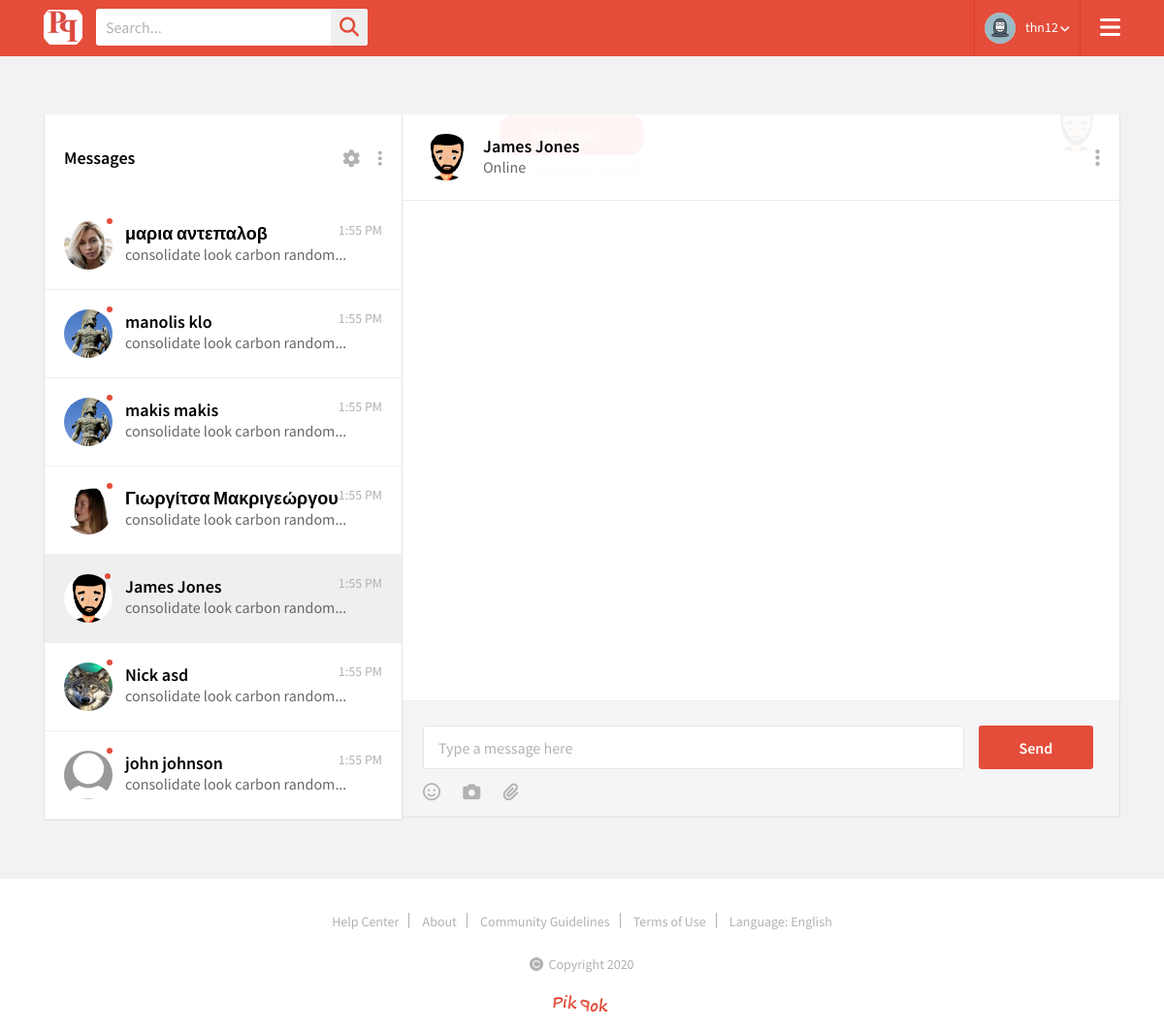
The app's page /messages.php?receiver_id=50 (signed in), older data.
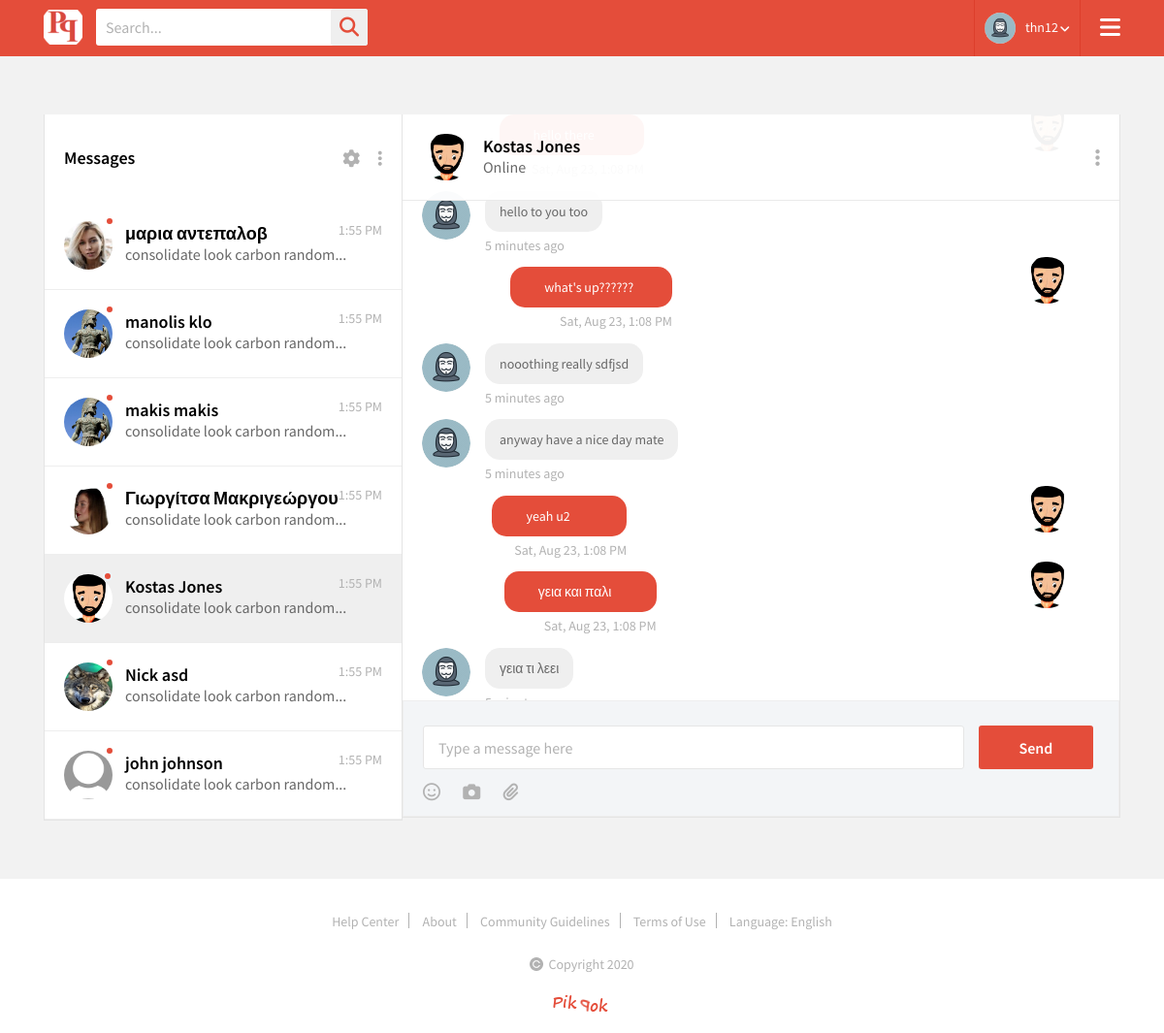
The same page, newer data.
### tables this page shows
CREATE TABLE `members` (
  `username` varchar(100) NOT NULL,
  `password` mediumtext NOT NULL,
  `fname` varchar(100) NOT NULL,
  `lname` varchar(100) NOT NULL,
  `email` varchar(100) NOT NULL,
  `date_of_registration` date NOT NULL,
  `id` int(30) NOT NULL,
  `sex` tinyint(1) DEFAULT NULL,
  `date_of_birth` date DEFAULT NULL,
  `profile_pic` varchar(100) DEFAULT NULL,
  `picture_path` varchar(100) DEFAULT NULL,
  `bio` text DEFAULT NULL
);

CREATE TABLE `chat_message` (
  `chat_message_id` int(11) NOT NULL,
  `by_user_id` int(11) NOT NULL,
  `to_user_id` int(11) NOT NULL,
  `message` text NOT NULL,
  `time_sent` datetime NOT NULL,
  `status` enum('read','unread') NOT NULL DEFAULT 'unread'
);

### messages.php (the view, shortened to what the changed rows need)
<?php
require('db/db.php');
$uname = ($_SESSION['username']);
$query_users = "SELECT * FROM members WHERE username <> '$uname' LIMIT 7";
$result_users = mysqli_query($con, $query_users);
if (isset($_GET['receiver_id'])) {
 	$receiver_id = $_REQUEST['receiver_id'];
}
$query_uid = mysqli_query($con, "SELECT id FROM members WHERE username = '$uname' LIMIT 1");
$row_uid = mysqli_fetch_array($query_uid);
$sender_id = $row_uid[0];
$query_sender_rows = mysqli_query($con, "SELECT * FROM members WHERE id='$sender_id'");
$sender_row = mysqli_fetch_array($query_sender_rows);
$query_receiver_rows = mysqli_query($con, "SELECT * FROM members WHERE id='$receiver_id'");
$receiver_row = mysqli_fetch_array($query_receiver_rows);
?>
<!DOCTYPE html>
<html>
<head>
	<link rel="stylesheet" type="text/css" href="css/animate.css">
	<link rel="stylesheet" type="text/css" href="css/bootstrap.min.css">
	<link rel="stylesheet" type="text/css" href="css/flatpickr.min.css">
	<link rel="stylesheet" type="text/css" href="lib/slick/slick.css">
	<link rel="stylesheet" type="text/css" href="css/jquery.mCustomScrollbar.min.css">
	<link rel="stylesheet" type="text/css" href="lib/slick/slick-theme.css">
	<link rel="stylesheet" type="text/css" href="css/style.css">
	<link rel="stylesheet" type="text/css" href="css/responsive.css">
</head>
<body oncontextmenu="return false;">
	<div class="wrapper">
		<section class="messages-page">
			<div class="container">
				<div class="messages-sec">
					<div class="row">
						<div class="col-lg-4 col-md-12 no-pdd">
							<div class="msgs-list">
								<form action="messages.php" action="get" id="k">
								<div class="messages-list">
									<ul>
										<?php while ($row_users = mysqli_fetch_array($result_users)) {
										echo '
										<a onclick="userDetails('.$row_users['id'].');" href="messages.php?receiver_id='.$row_users['id'].'">
										<li class="btns'; if($receiver_id==$row_users['id']) echo ' active"';
										echo ' onclick="userDetails('.$row_users['id'].');">
											<div class="usr-msg-details">
												<div class="usr-ms-img">
													<img style="width:50px; height:50px;" src="'.$row_users['picture_path'].$row_users['profile_pic'].'" alt="users photo"/>
													<span class="msg-status"></span>
												</div>
												<div class="usr-mg-info">
													<h3 id="flname">'.$row_users['fname']." ".$row_users['lname'].'</h3>
													<p>consolidate look carbon random...</p>
												</div>
												<span class="posted_time">1:55 PM</span>
											</div>
										</li></a>
										'
										;
									}?>
									</ul>
								</div>
							</form>
							</div>
						</div>
						<div class="col-lg-8 col-md-12 pd-right-none pd-left-none">
							<div class="main-conversation-box">
								<div class="message-bar-head">
									<div class="usr-msg-details">
										<div class="usr-ms-img">
											<?php
											echo '<img id="chat-upper-image" src="'.$receiver_row['picture_path'].$receiver_row['profile_pic'].'" alt="users photo"/>';
											?>
										</div>
										<div class="usr-mg-info">
											<?php
											echo '<h3 id="chat-upper-name">'.$receiver_row['fname'].' '.$receiver_row['lname'].'</h3>';
											?>
											<p>Online</p>
										</div>
									</div>
									<a href="#" title=""><i class="fa fa-ellipsis-v"></i></a>
								</div>
								<div class="messages-line">
								<?php
								$query_show_messages = mysqli_query($con, "SELECT * FROM chat_message WHERE (by_user_id='$sender_id' OR to_user_id='$sender_id') AND (by_user_id='$receiver_id' OR to_user_id='$receiver_id') ");
								while($row_show_messages = mysqli_fetch_array($query_show_messages))
								{
									if($row_show_messages['by_user_id'] == $sender_id)
	                                    echo '
										<div class="main-message-box st3">
											<div class="message-dt st3">
												<div class="message-inner-dt">
													<p>'.$row_show_messages['message'].'</p>
												</div>
												<span>5 minutes ago</span>
											</div>
											<div class="messg-usr-img">
												<img src="'.$sender_row['picture_path'].$sender_row['profile_pic'].'" alt="users photo"/>
											</div>
										</div> ';
									else
										echo '
										<div class="main-message-box ta-right">
											<div class="message-dt">
												<div class="message-inner-dt message-inner-dt2">
													<p>'.$row_show_messages['message'].'</p>
												</div>
												<span>Sat, Aug 23, 1:08 PM</span>
											</div>
											<div class="messg-usr-img">
												<img src="'.$receiver_row['picture_path'].$receiver_row['profile_pic'].'" alt="users photo"/>
											</div>
										</div>';
								}
									?>
								</div>
								<div class="message-send-area">
									<form id="chat-form" name="chat-form">
									</form>
								</div>
							</div>
						</div>
					</div>
				</div>
			</div>
		</section>
	</div>
</body>
</html>

Row changes from the older to the newer data that the page shows:
changed members "Jones": fname "James" → "Kostas"
added chat_message: message "hello to you too", members.picture_path+profile_pic (placeholder picture)
added chat_message: message "what's up??????", members.picture_path+profile_pic (picture)
added chat_message: message "nooothing really sdfjsd", members.picture_path+profile_pic (placeholder picture)
added chat_message: message "anyway have a nice day mate", members.picture_path+profile_pic (placeholder picture)
added chat_message: message "yeah u2", members.picture_path+profile_pic (picture)
added chat_message: message "γεια και παλι", members.picture_path+profile_pic (picture)
added chat_message: message "γεια τι λεει", members.picture_path+profile_pic (placeholder picture)
